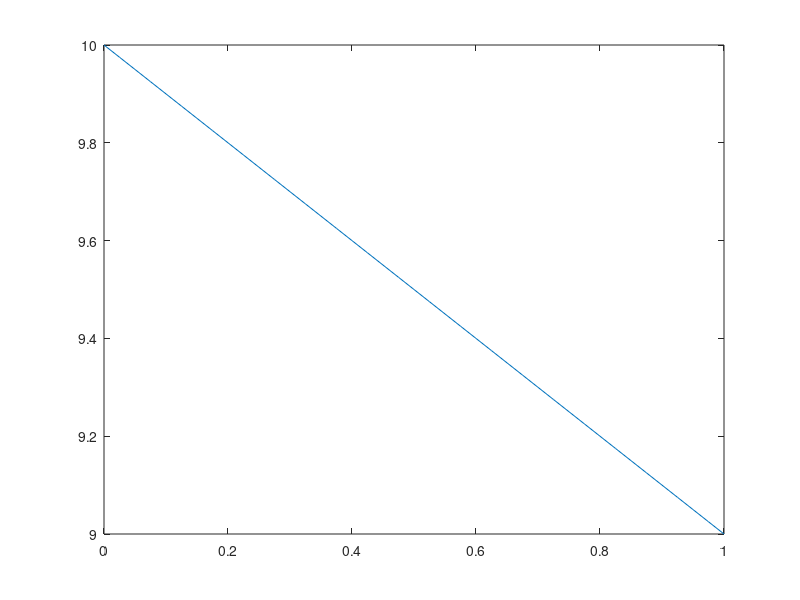

Write MATLAB code to recreate this figure.
function c_he_wall
global k 
k = 1; 
u0 = 10; %temp at x=0
J0 = 1; %flux at x=0
y0 = [u0; J0]; %set initial condition vector
xend = 1;  
[xsol, ysol] = ode45(@rhs, [0 xend], y0); 
Usol = ysol(:,1); 
plot(xsol, Usol); 

function ydot = rhs(x, y)
global k
U = y(1); J = y(2);
Udot = -k*J;
Jdot = 0; 
ydot = [Udot; Jdot];
